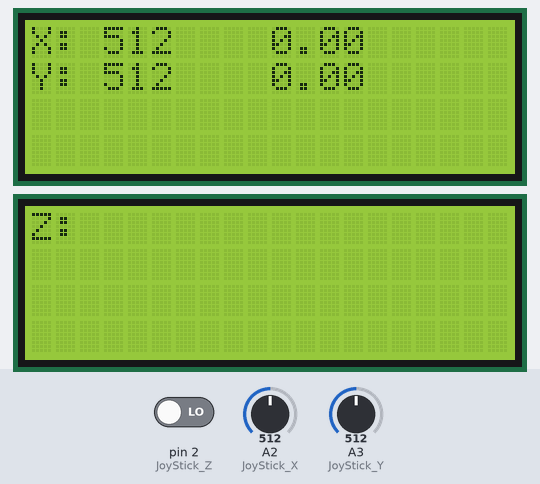
A sketch run on a simulated Arduino Uno, built with avr-gcc and run on an emulated ATmega328P. Parts: 2 × 20×4 character LCD. The inputs (shaded band) are chosen by the test bench; at power-on: A2 (JoyStick_X) = 512, A3 (JoyStick_Y) = 512, pin 2 (JoyStick_Z) LOW.

Above: at 1.3 s.
1.4 s: A2 (JoyStick_X) set to 716
At 2.0 s:
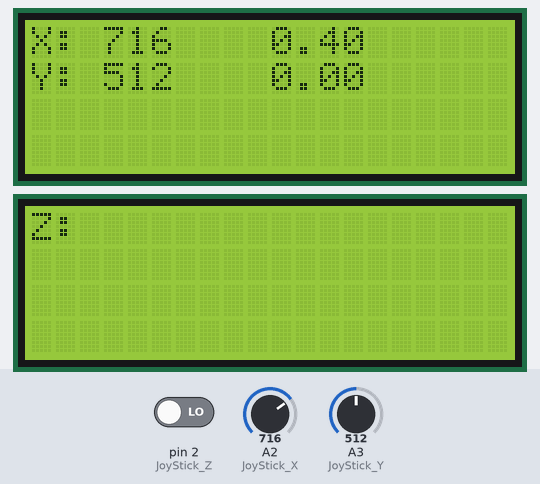
3.0 s: A3 (JoyStick_Y) set to 716
At 4.0 s:
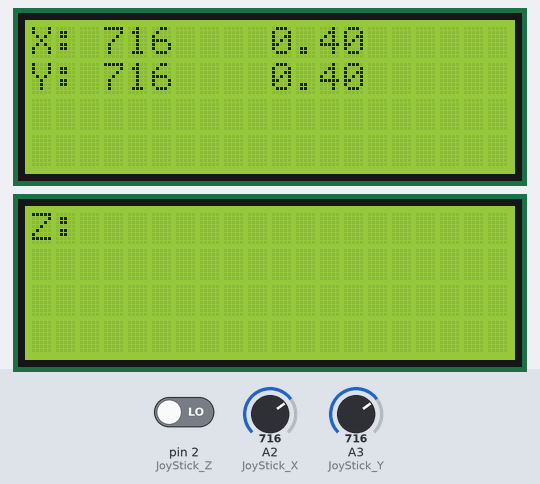
4.7 s: A2 (JoyStick_X) set to 900
At 6.0 s:
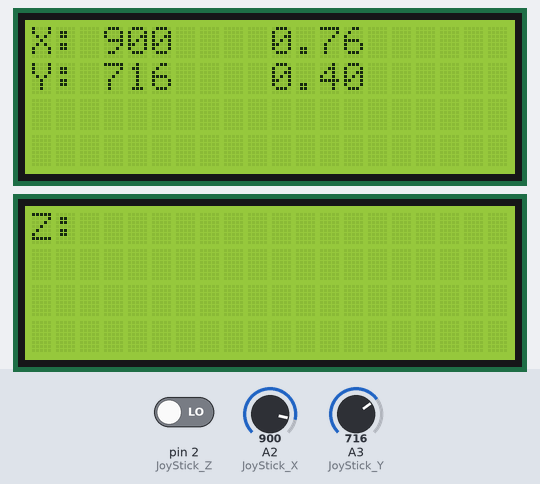
6.4 s: A3 (JoyStick_Y) set to 900
At 7.8 s:
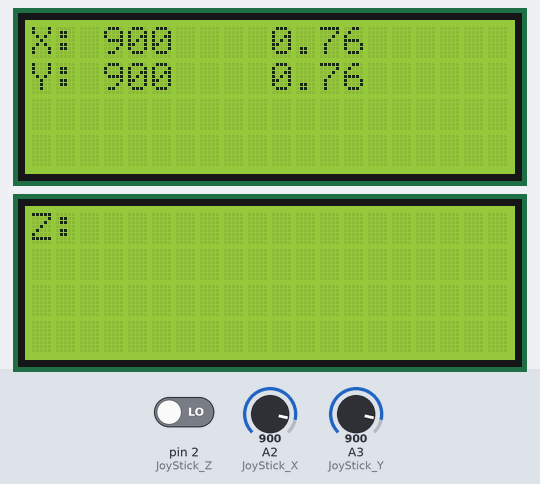
8.1 s: A2 (JoyStick_X) set to 1023
At 8.9 s:
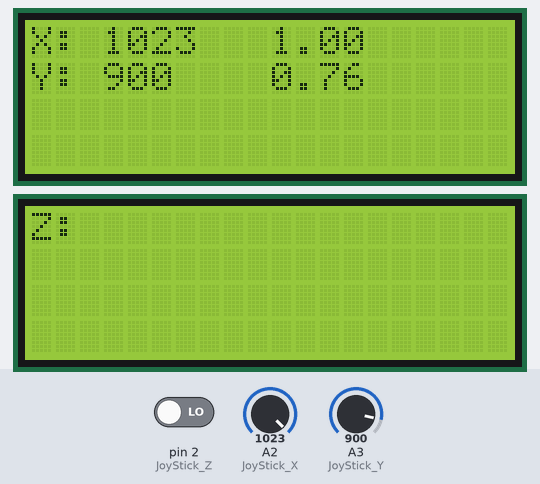
9.8 s: A3 (JoyStick_Y) set to 1023
At 11.2 s:
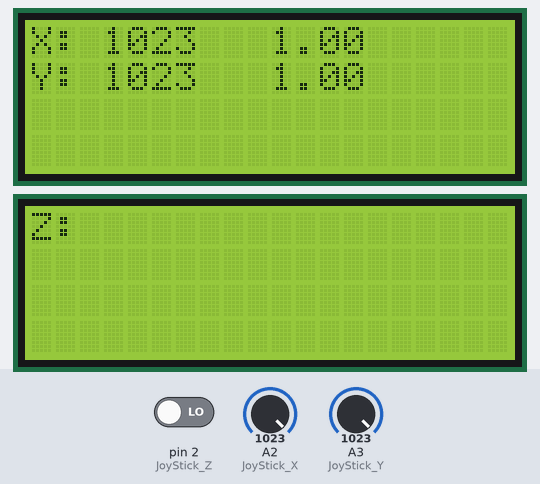
Timing chart, 0 to 12.5 s (numbered marks = the images above; inputs shaded):
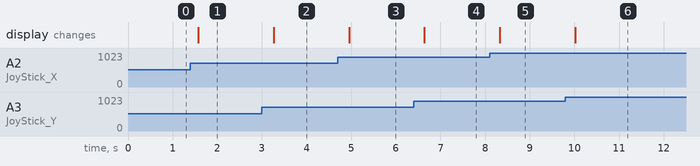

Measured:
- after the input at 1.4 s, the display: changes after 0.18 s (image 1)
- after the input at 3.0 s, the display: changes after 0.26 s (image 2)
- after the input at 4.7 s, the display: changes after 0.25 s (image 3)
- after the input at 6.4 s, the display: changes after 0.24 s (image 4)
- after the input at 8.1 s, the display: changes after 0.23 s (image 5)
- after the input at 9.8 s, the display: changes after 0.22 s (image 6)

The sketch:

joystickLCD.ino
```cpp
#include <LiquidCrystal_I2C.h>

LiquidCrystal_I2C lcd(0x27, 20, 4); // set the LCD address to 0x27 for a 16 chars and 2 line display
LiquidCrystal_I2C lcd1(0x3F, 20, 4); // set the LCD address to 0x27 for a 16 chars and 2 line display

int JoyStick_X = A2; // x
int JoyStick_Y = A3; // y
int JoyStick_Z = 2; // key

int x, y, z;

double xPower;
double yPower;
int cursorX = 10;
int cursorY = 10;

void setup()
{
  Serial.begin(9600);

  pinMode (JoyStick_X, INPUT);
  pinMode (JoyStick_Y, INPUT);
  pinMode (JoyStick_Z, INPUT);

  lcd.init();                      // initialize the lcd
  // Print a message to the LCD.
  lcd.backlight();
  lcd.setCursor(0, 0);
  lcd.print("X: ");
  lcd.setCursor(0, 1);
  lcd.print("Y: ");

  lcd1.init();                      // initialize the lcd
  // Print a message to the LCD.
  lcd1.backlight();
  lcd1.setCursor(0, 0);
  lcd1.print("Z: ");
}


void loop()
{
  x = analogRead (JoyStick_X);
  y = analogRead (JoyStick_Y);
  z = digitalRead (JoyStick_Z);


  lcd.setCursor(3, 0);
  lcd.print(x);
  lcd.print("   ");
  lcd.setCursor(3, 1);
  lcd.print(y);
  lcd.print("   ");
  lcd1.setCursor(3, 0);
  lcd1.print(z + "    ");

  //compute x power and y power %
  if(abs(x - 510) <= 10){
    xPower = 0.0;
  }else{
    xPower = (x-512)/512.0;
  }

  if(abs(y - 510) <= 10){
    yPower = 0.00;
  }else{
    yPower = (y-512)/512.0;
  }

  //Move number over to make sapce for negative sign
  if(xPower < 0){
    cursorX = 9;
  }else{
    cursorX = 10;
  }

  if(yPower < 0){
    cursorY = 9;
  }else{
    cursorY = 10;
  }

  lcd.setCursor(cursorX,0);
  lcd.print(xPower);
  lcd.print("  ");
  lcd.setCursor(cursorY, 1);
  lcd.print(yPower);
  lcd.print("  ");

  delay(250);
}
```
